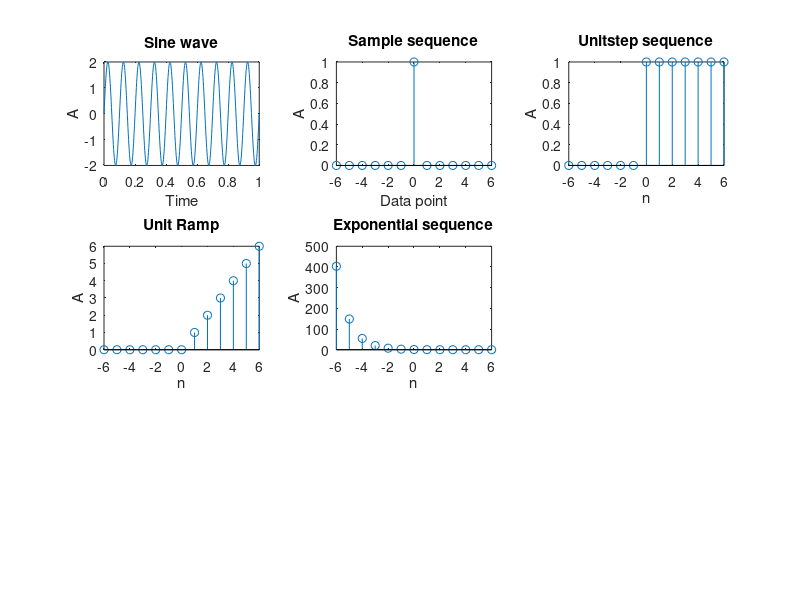

This chart was generated by the following MATLAB code:
%% sine wave 
t = linspace(0,1,500);
y = 2*sin(2*pi*5000*t);
subplot(3,3,1);
plot(t,y);
xlabel("Time");
ylabel("A");
title("Sine wave");

%%Sample sequence / impulse sequence
n = -6:1: 6;
sample_sequence = zeros(n);
sample_sequence = 1*(n == 0);

subplot(3,3,2);
stem(n,sample_sequence);
xlabel("Data point");
ylabel("A");
title("Sample sequence");

%%unit Step sequence 

unit_step = zeros(n);
unit_step = 1*(n >= 0);

subplot(3,3,3);
stem( n, unit_step);
xlabel("n");
ylabel("A");
title("Unitstep sequence");

%% unit Ramp sequence
unit_ramp = 0*(n);
unit_ramp = n.*(n>=0);
 
 
subplot(3,3,4);
stem(n,unit_ramp);
title("Unit Ramp");
xlabel("n");
ylabel("A");

%%exponential sequences
expo = exp(-n);

subplot(3,3, 5);
stem(n, expo);
xlabel("n");
ylabel("A");
title("Exponential sequence");


